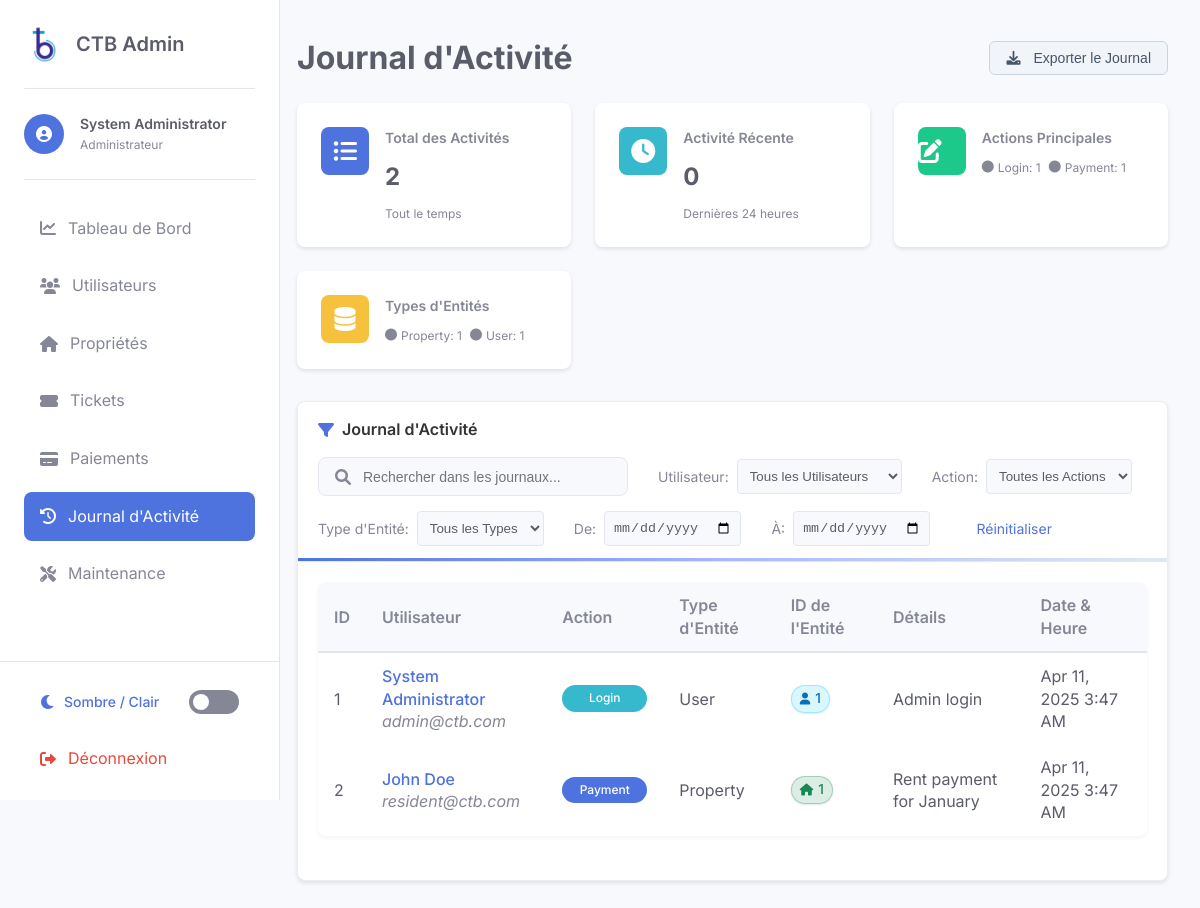
/admin/activity-log.php (signed in), run on the app's committed database.
### tables this page shows
CREATE TABLE activity_log (
    id INT AUTO_INCREMENT PRIMARY KEY,
    user_id INT NOT NULL,
    action VARCHAR(50) NOT NULL,
    entity_type VARCHAR(50) DEFAULT NULL,
    entity_id INT DEFAULT NULL,
    details TEXT,
    description TEXT,
    created_at TIMESTAMP DEFAULT CURRENT_TIMESTAMP,
    FOREIGN KEY (user_id) REFERENCES users(id) ON DELETE CASCADE
);

CREATE TABLE users (
    id INT AUTO_INCREMENT PRIMARY KEY,
    email VARCHAR(255) NOT NULL UNIQUE,
    password VARCHAR(255) NOT NULL,
    name VARCHAR(255) NOT NULL,
    phone VARCHAR(50),
    role ENUM('admin', 'manager', 'resident') NOT NULL COMMENT 'admin=Administrateur, manager=Gestionnaire, resident=Résident',
    status ENUM('active', 'inactive') DEFAULT 'active' COMMENT 'active=Actif, inactive=Inactif',
    profile_image VARCHAR(255) DEFAULT NULL,
    created_at TIMESTAMP DEFAULT CURRENT_TIMESTAMP,
    updated_at TIMESTAMP DEFAULT CURRENT_TIMESTAMP ON UPDATE CURRENT_TIMESTAMP
);

### admin/activity-log.php (the view, shortened to what this page needs)
<?php
$search = $_GET['search'] ?? '';
$date_from = $_GET['date_from'] ?? '';
$date_to = $_GET['date_to'] ?? '';
$page = isset($_GET['page']) ? (int)$_GET['page'] : 1;
$items_per_page = 10;
$offset = ($page - 1) * $items_per_page;
try {
    $db = new PDO("mysql:host=" . DB_HOST . ";dbname=" . DB_NAME, DB_USER, DB_PASS);
    $db->setAttribute(PDO::ATTR_ERRMODE, PDO::ERRMODE_EXCEPTION);
    $query = "SELECT a.*,
              u.name as user_name,
              u.email as user_email
              FROM activity_log a
              LEFT JOIN users u ON a.user_id = u.id
              WHERE 1=1";
    $query .= " ORDER BY a.created_at DESC LIMIT :offset, :limit";
    $stmt = $db->prepare($query);
    $stmt->bindValue(':offset', $offset, PDO::PARAM_INT);
    $stmt->bindValue(':limit', $items_per_page, PDO::PARAM_INT);
    $stmt->execute();
    $activity_logs = $stmt->fetchAll(PDO::FETCH_ASSOC);
    $stats_query = "SELECT COUNT(*) as total_count FROM activity_log";
    $stats_stmt = $db->prepare($stats_query);
    $stats_stmt->execute();
    $activity_stats = $stats_stmt->fetch(PDO::FETCH_ASSOC);
    $action_stats_query = "SELECT action, COUNT(*) as count FROM activity_log GROUP BY action";
    $action_stats_stmt = $db->prepare($action_stats_query);
    $action_stats_stmt->execute();
    $action_stats = [];
    while ($row = $action_stats_stmt->fetch(PDO::FETCH_ASSOC)) {
        $action_stats[$row['action']] = $row['count'];
    }
    $entity_stats_query = "SELECT entity_type, COUNT(*) as count FROM activity_log GROUP BY entity_type";
    $entity_stats_stmt = $db->prepare($entity_stats_query);
    $entity_stats_stmt->execute();
    $entity_stats = [];
    while ($row = $entity_stats_stmt->fetch(PDO::FETCH_ASSOC)) {
        $entity_stats[$row['entity_type']] = $row['count'];
    }
    $recent_query = "SELECT COUNT(*) as count FROM activity_log WHERE created_at >= DATE_SUB(NOW(), INTERVAL 24 HOUR)";
    $recent_stmt = $db->prepare($recent_query);
    $recent_stmt->execute();
    $recent_stats = $recent_stmt->fetch(PDO::FETCH_ASSOC);
} catch (PDOException $e) {
    $_SESSION['error'] = "Erreur de base de données : " . $e->getMessage();
    $activity_logs = [];
    $total = 0;
    $total_pages = 0;
    $actions = [];
    $entity_types = [];
    $users = [];
    $activity_stats = ['total_count' => 0];
    $action_stats = [];
    $entity_stats = [];
    $recent_stats = ['count' => 0];
}
function getActionBadgeClass($action) {
    switch(strtolower($action)) {
        case 'login':
            return 'info';
        default:
            return 'primary';
    }
}
function getEntityTypeBadgeClass($entity_type) {
    switch(strtolower($entity_type)) {
        case 'user':
            return 'info';
        case 'property':
            return 'success';
    }
}
?>
<!DOCTYPE html>
<html lang="fr">
<head>
    <link rel="stylesheet" href="https://cdnjs.cloudflare.com/ajax/libs/font-awesome/6.0.0/css/all.min.css">
    <link rel="stylesheet" href="css/admin-style.css">
</head>
<body>
    <div class="admin-container">
        <?php include 'includes/admin-sidebar.php'; ?>
        <main class="main-content">
            <div class="page-header">
                <h1>Journal d'Activité</h1>
                <div class="page-header-actions">
                    <button class="btn btn-secondary" onclick="exportActivityLog()">
                        <i class="fas fa-download"></i>
                        Exporter le Journal
                    </button>
                </div>
            </div>
            <div class="stats-grid">
                <div class="stat-card">
                    <div class="stat-icon activities">
                        <i class="fas fa-list-ul"></i>
                    </div>
                    <div class="stat-details">
                        <h3>Total des Activités</h3>
                        <div class="stat-number"><?php echo isset($activity_stats['total_count']) ? number_format($activity_stats['total_count']) : 0; ?></div>
                        <div class="stat-breakdown">
                            <span>Tout le temps</span>
                        </div>
                    </div>
                </div>
                <div class="stat-card">
                    <div class="stat-icon recent">
                        <i class="fas fa-clock"></i>
                    </div>
                    <div class="stat-details">
                        <h3>Activité Récente</h3>
                        <div class="stat-number"><?php echo isset($recent_stats['count']) ? number_format($recent_stats['count']) : 0; ?></div>
                        <div class="stat-breakdown">
                            <span>Dernières 24 heures</span>
                        </div>
                    </div>
                </div>
                <div class="stat-card">
                    <div class="stat-icon actions">
                        <i class="fas fa-edit"></i>
                    </div>
                    <div class="stat-details">
                        <h3>Actions Principales</h3>
                        <div class="stat-breakdown">
                            <?php
                            $top_actions = array_slice($action_stats, 0, 3, true);
                            foreach ($top_actions as $action => $count) {
                                $class = getActionBadgeClass($action);
                                echo "<span><i class='fas fa-circle' style='color: var(--status-$class);'></i> " . ucfirst($action) . ": $count</span>";
                            }
                            ?>
                        </div>
                    </div>
                </div>
                <div class="stat-card">
                    <div class="stat-icon entities">
                        <i class="fas fa-database"></i>
                    </div>
                    <div class="stat-details">
                        <h3>Types d'Entités</h3>
                        <div class="stat-breakdown">
                            <?php
                            $top_entities = array_slice($entity_stats, 0, 3, true);
                            foreach ($top_entities as $entity => $count) {
                                echo "<span><i class='fas fa-circle'></i> " . ucfirst($entity) . ": $count</span>";
                            }
                            ?>
                        </div>
                    </div>
                </div>
            </div>
            <div class="card user-filter-card">
                <div class="card-header user-filter-header">
                    <h3><i class="fas fa-filter"></i> Journal d'Activité</h3>
                    <form id="filter-form" action="activity-log.php" method="GET" class="filter-form">
                        <div class="filter-wrapper">
                            <div class="search-filter">
                                <div class="search-bar">
                                    <i class="fas fa-search"></i>
                                    <input type="text" placeholder="Rechercher dans les journaux..." name="search" value="<?php echo htmlspecialchars($search); ?>" autocomplete="off" autofocus>
                                </div>
                            </div>
                            <div class="filter-group">
                                <label for="user_id">Utilisateur:</label>
                                <select name="user_id" id="user_id" onchange="this.form.submit()">
                                    <option value="0">Tous les Utilisateurs</option>
                                </select>
                            </div>
                            <div class="filter-group">
                                <label for="action">Action:</label>
                                <select name="action" id="action" onchange="this.form.submit()">
                                    <option value="">Toutes les Actions</option>
                                </select>
                            </div>
                            <div class="filter-group">
                                <label for="entity_type">Type d'Entité:</label>
                                <select name="entity_type" id="entity_type" onchange="this.form.submit()">
                                    <option value="">Tous les Types</option>
                                </select>
                            </div>
                            <div class="filter-group">
                                <label for="date_from">De:</label>
                                <input type="date" id="date_from" name="date_from" value="<?php echo $date_from; ?>" onchange="this.form.submit()">
                            </div>
                            <div class="filter-group">
                                <label for="date_to">À:</label>
                                <input type="date" id="date_to" name="date_to" value="<?php echo $date_to; ?>" onchange="this.form.submit()">
                            </div>
                            <a href="activity-log.php" class="reset-link">Réinitialiser</a>
                        </div>
                    </form>
                </div>
                <div class="card-body">
                    <?php if (empty($activity_logs)): ?>
                        <div class="empty-state">
                            <i class="fas fa-history"></i>
                            <p>Aucun journal d'activité trouvé. Essayez d'ajuster vos filtres.</p>
                        </div>
                    <?php else: ?>
                        <div class="table-responsive">
                            <table class="table">
                                <thead>
                                    <tr>
                                        <th>ID</th>
                                        <th>Utilisateur</th>
                                        <th>Action</th>
                                        <th>Type d'Entité</th>
                                        <th>ID de l'Entité</th>
                                        <th>Détails</th>
                                        <th>Date & Heure</th>
                                    </tr>
                                </thead>
                                <tbody>
                                    <?php foreach ($activity_logs as $log): ?>
                                        <tr>
                                            <td><?php echo $log['id']; ?></td>
                                            <td>
                                                <?php if (!empty($log['user_name'])): ?>
                                                    <a href="view-user.php?id=<?php echo $log['user_id']; ?>" class="user-link">
                                                        <?php echo htmlspecialchars($log['user_name']); ?>
                                                    </a>
                                                    <div class="text-muted small"><?php echo htmlspecialchars($log['user_email'] ?? ''); ?></div>
                                                <?php else: ?>
                                                    <span class="text-muted">ID Utilisateur: <?php echo $log['user_id']; ?></span>
                                                <?php endif; ?>
                                            </td>
                                            <td>
                                                <span class="status-indicator status-<?php echo getActionBadgeClass($log['action']); ?>">
                                                    <?php echo ucfirst($log['action']); ?>
                                                </span>
                                            </td>
                                            <td><?php echo ucfirst($log['entity_type']); ?></td>
                                            <td>
                                                <?php
                                                    $entity_link = '';
                                                    $entity_class = getEntityTypeBadgeClass($log['entity_type']);
                                                    switch($log['entity_type']) {
                                                        case 'user':
                                                            $entity_link = "view-user.php?id={$log['entity_id']}";
                                                            $icon = "fa-user";
                                                            break;
                                                        case 'property':
                                                            $entity_link = "view-property.php?id={$log['entity_id']}";
                                                            $icon = "fa-home";
                                                            break;
                                                    }
                                                    if (!empty($entity_link)) {
                                                        echo "<a href=\"$entity_link\" class=\"entity-badge status-{$entity_class}\">";
                                                        echo "<i class=\"fas {$icon}\"></i> {$log['entity_id']}";
                                                        echo "</a>";
                                                    } else {
                                                        echo "<span class=\"entity-badge status-secondary\">";
                                                        echo "<i class=\"fas {$icon}\"></i> {$log['entity_id']}";
                                                        echo "</span>";
                                                    }
                                                ?>
                                            </td>
                                            <td class="text-wrap"><?php echo htmlspecialchars($log['details']); ?></td>
                                            <td><?php echo date('M d, Y g:i A', strtotime($log['created_at'])); ?></td>
                                        </tr>
                                    <?php endforeach; ?>
                                </tbody>
                            </table>
                        </div>
                    <?php endif; ?>
                </div>
            </div>
        </main>
    </div>
</body>
</html>

### admin/activity-log.php (style rules this page uses)
.entity-badge { display: inline-flex; align-items: center; padding: 0.2rem 0.5rem; border-radius: 30px; font-size: 0.85rem; font-weight: 500; transition: all 0.2s ease; color: var(--text-primary); text-decoration: none; gap: 5px; white-space: nowrap; box-shadow: 0 1px 2px rgba(0, 0, 0, 0.1); }
.entity-badge i { font-size: 0.75rem; }
.entity-badge.status-success { background-color: rgba(25, 135, 84, 0.15); color: #198754; border: 1px solid rgba(25, 135, 84, 0.3); }
.entity-badge.status-info { background-color: rgba(13, 202, 240, 0.15); color: #0a6ebd; border: 1px solid rgba(13, 202, 240, 0.3); }

### data on the page
activity_log: id "1", user.name "System Administrator", user.email "admin@ctb.com", action "Login", entity_type "User", entity "1", details "Admin login", created_at "Apr 11, 2025 3:47 AM"
activity_log: id "2", user.name "John Doe", user.email "resident@ctb.com", action "Payment", entity_type "Property", entity "1", details "Rent payment for January", created_at "Apr 11, 2025 3:47 AM"

### other printed values
$_SESSION['name'] "System Administrator"
$activity_stats['total_count'] "2"
$recent_stats['count'] "0"
$action "Login"
$count "1"
$action "Payment"
$entity "Property"
$entity "User"
